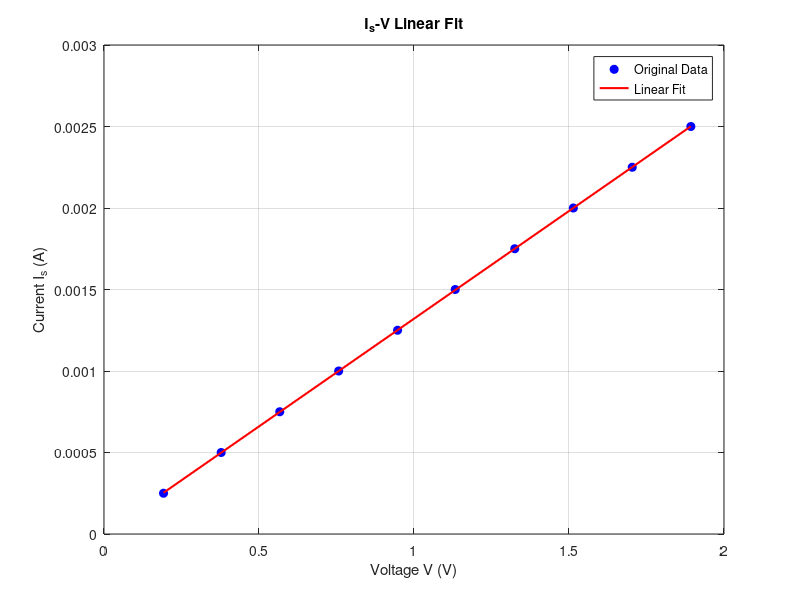

Source code (MATLAB):
% 电压 (mV) 和电流 (mA) 的实验数据
V_data_mV = [192, 378, 567, 757, 947, 1133, 1325, 1514, 1704, 1893];  % 电压数据 (mV)
I_s_data_mA = [0.25, 0.50, 0.75, 1.00, 1.25, 1.50, 1.75, 2.00, 2.25, 2.50];  % 电流数据 (mA)

% 转换单位
V_data = V_data_mV * 1e-3;  % 电压转换为 V
I_s_data = I_s_data_mA * 1e-3;  % 电流转换为 A

% 线性拟合：拟合电流与电压的关系 I_s = G * V
p = polyfit(V_data, I_s_data, 1);  % 线性拟合，p(1) 是电导 G

% 计算拟合曲线的电流值
I_s_fit = polyval(p, V_data);

% 绘制原始数据和拟合直线
figure;
plot(V_data, I_s_data, 'bo', 'MarkerFaceColor', 'b', 'DisplayName', 'Original Data');  % 绘制原始数据点
hold on;
plot(V_data, I_s_fit, 'r-', 'LineWidth', 1.5, 'DisplayName', 'Linear Fit');  % 绘制拟合直线
xlabel('Voltage V (V)');
ylabel('Current I_s (A)');
title('I_s-V Linear Fit');
legend('Location', 'best');
grid on;
hold off;

% 输出拟合方程的系数和电导 G
G = p(1);  % 拟合得到的电导 G
fprintf('电导 G = %.4f S\n', G);

% 假设材料的几何尺寸
L = 0.0181;  % 材料的长度 (m)
A = 3.14 * (0.0021)^2;  % 材料的截面积 (m²)

% 计算电导率 σ
sigma = G * L / A;
fprintf('电导率 σ = %.4f S/m\n', sigma);
